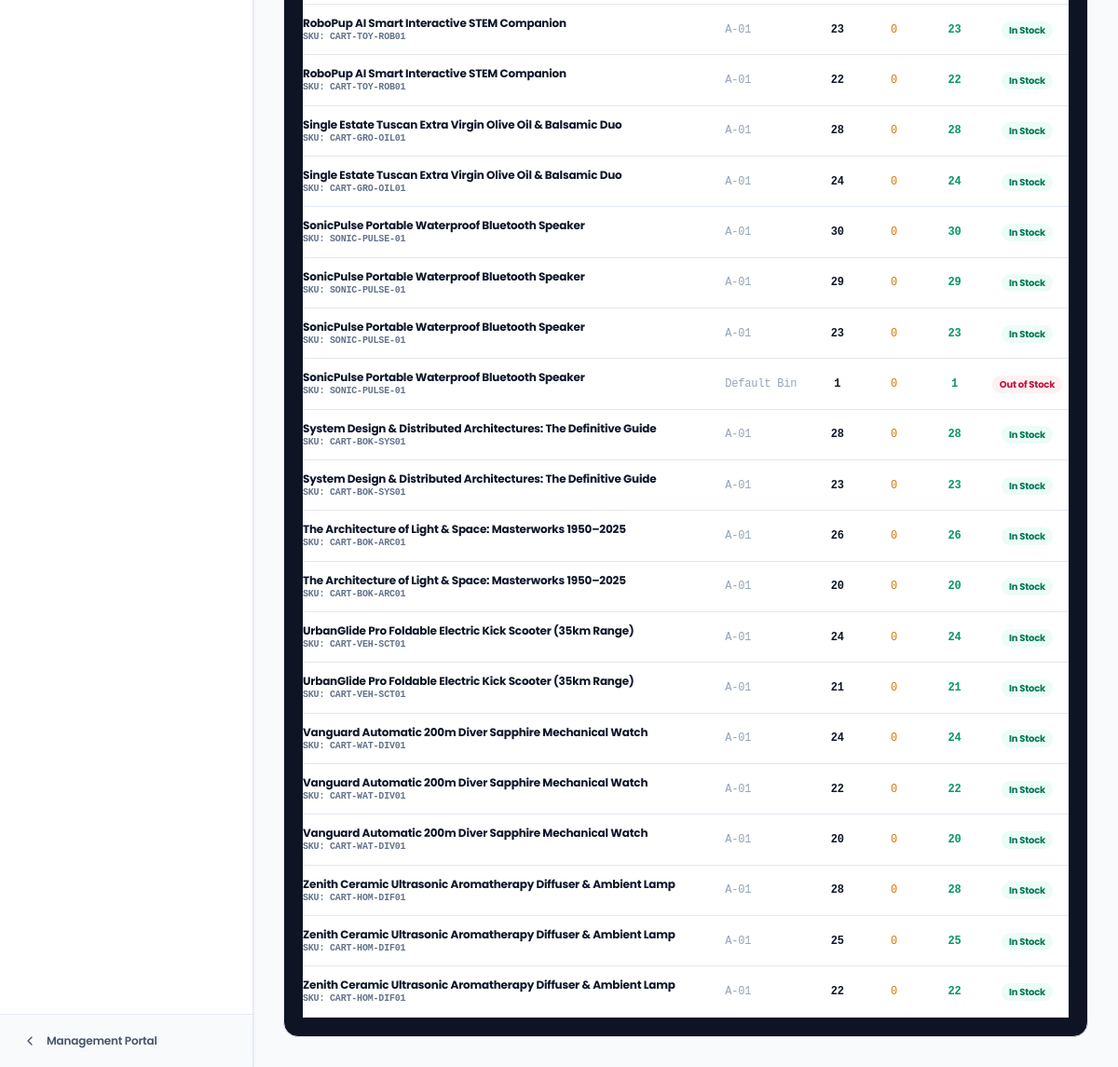
Page /inventory/warehouses/1/ (signed in, lower part) on the earlier database version.
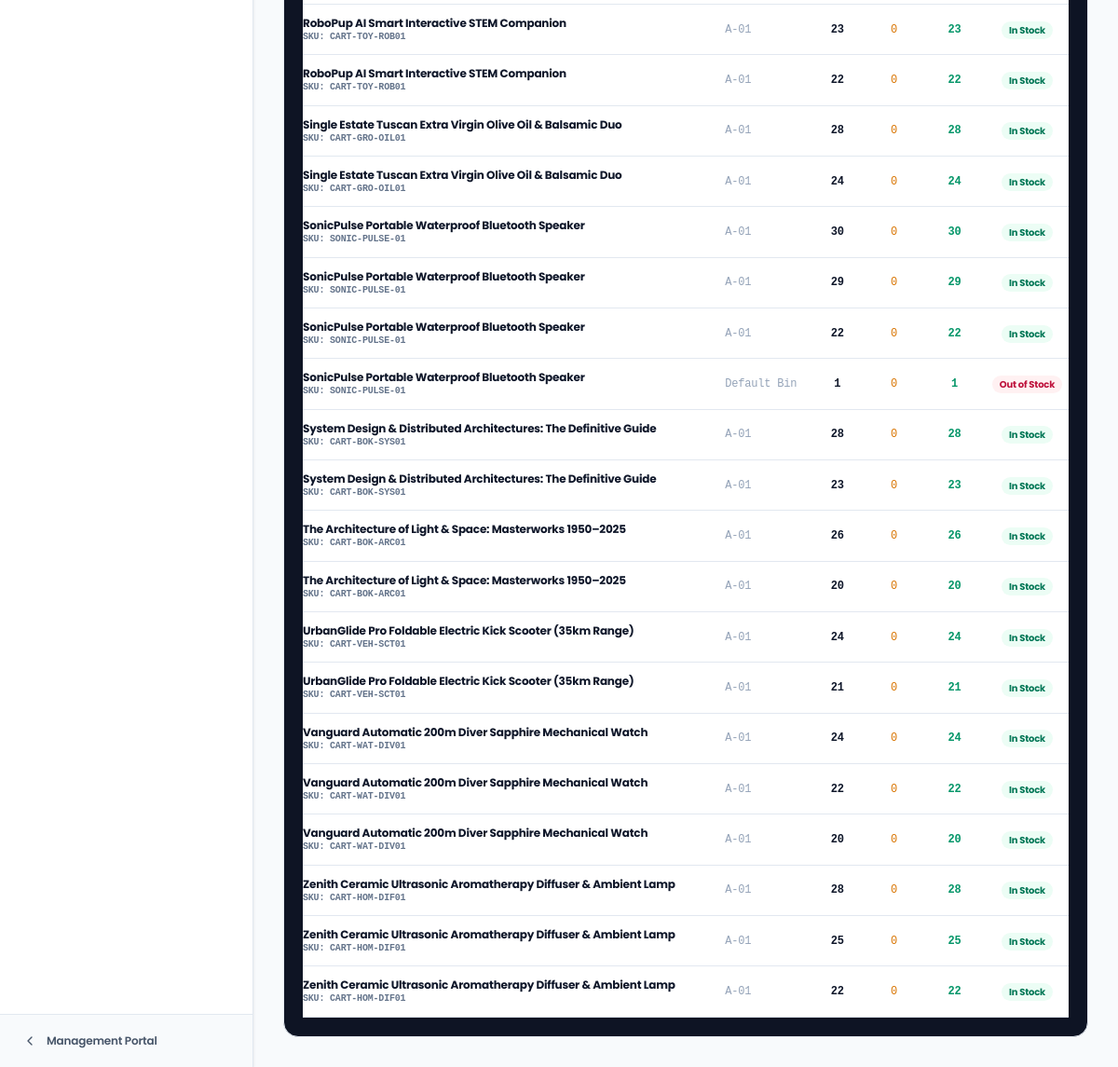
Same page on the later database version.
### apps/inventory/models.py (models this page shows, shortened)
class Stock(models.Model):
    STATUS_CHOICES = [
        ('IN_STOCK', 'In Stock'),
        ('LOW_STOCK', 'Low Stock'),
        ('OUT_OF_STOCK', 'Out of Stock'),
        ('OVERSTOCK', 'Overstock'),
    ]
    product = models.ForeignKey(
        'catalog.Product',
        on_delete=models.CASCADE,
        related_name='stock_records',
        help_text="Underlying Catalog Product"
    )
    variant = models.ForeignKey(
        'catalog.ProductVariant',
        on_delete=models.CASCADE,
        null=True,
        blank=True,
        related_name='stock_records',
        help_text="Optional specific variant combination"
    )
    warehouse = models.ForeignKey(
        Warehouse,
        on_delete=models.CASCADE,
        related_name='stock_records'
    )
    location = models.ForeignKey(
        Location,
        on_delete=models.SET_NULL,
        null=True,
        blank=True,
        related_name='stock_records'
    )
    on_hand_quantity = models.PositiveIntegerField(
        default=0,
        help_text="Physical count currently stored in warehouse"
    )
    reserved_quantity = models.PositiveIntegerField(
        default=0,
        help_text="Units promised to pending orders or checkout holds"
    )
    incoming_quantity = models.PositiveIntegerField(
        default=0,
        help_text="Units in transit from suppliers or transfer orders"
    )
    reorder_point = models.PositiveIntegerField(
        default=10,
        help_text="Threshold quantity to trigger LOW_STOCK status and replenishment alerts"
    )
    safety_stock = models.PositiveIntegerField(
        default=5,
        help_text="Buffer stock to prevent stockouts from demand spikes"
    )
    maximum_stock = models.PositiveIntegerField(
        default=1000,
        help_text="Maximum capacity threshold before flagging OVERSTOCK"
    )
    status = models.CharField(
        max_length=20,
        choices=STATUS_CHOICES,
        default='OUT_OF_STOCK',
        db_index=True
    )
    created_at = models.DateTimeField(auto_now_add=True)
    updated_at = models.DateTimeField(auto_now=True)
    class Meta:
        verbose_name = 'Stock Item'
        verbose_name_plural = 'Stock Records'
        ordering = ['warehouse', 'product', 'variant']
        constraints = [
            CheckConstraint(condition=Q(on_hand_quantity__gte=0), name='stock_on_hand_gte_0'),
            CheckConstraint(condition=Q(reserved_quantity__gte=0), name='stock_reserved_gte_0'),
            CheckConstraint(condition=Q(incoming_quantity__gte=0), name='stock_incoming_gte_0'),
            UniqueConstraint(fields=['product', 'variant', 'warehouse', 'location'], name='unique_stock_product_variant_location')
        ]
    @property
    def available_quantity(self) -> int:
        return max(0, self.on_hand_quantity - self.reserved_quantity)

class Location(models.Model):
    LOCATION_TYPE_CHOICES = [
        ('STORAGE', 'Storage Bin / Shelf'),
        ('RECEIVING', 'Receiving Dock'),
        ('PICKING', 'Fast-Pick Area'),
        ('DISPATCH', 'Outbound Dispatch'),
        ('DAMAGED', 'Damaged / Hold Bay'),
        ('DEFAULT', 'General Warehouse Area'),
    ]
    warehouse = models.ForeignKey(Warehouse, on_delete=models.CASCADE, related_name='locations')
    code = models.CharField(max_length=50, help_text="e.g. 'A-01', 'RACK-3B', 'DAMAGED'")
    name = models.CharField(max_length=100, blank=True, help_text="Optional human-readable label")
    location_type = models.CharField(max_length=20, choices=LOCATION_TYPE_CHOICES, default='STORAGE')
    is_active = models.BooleanField(default=True)
    created_at = models.DateTimeField(auto_now_add=True)
    updated_at = models.DateTimeField(auto_now=True)
    class Meta:
        verbose_name = 'Location'
        verbose_name_plural = 'Locations'
        ordering = ['warehouse', 'code']
        constraints = [
            UniqueConstraint(fields=['warehouse', 'code'], name='unique_warehouse_location_code')
        ]

### apps/catalog/models.py (models this page shows, shortened)
class Product(models.Model):
    STATUS_CHOICES = (
        ('DRAFT', 'Draft'),
        ('ACTIVE', 'Active'),
        ('ARCHIVED', 'Archived'),
    )
    VISIBILITY_CHOICES = (
        ('PUBLIC', 'Public'),
        ('HIDDEN', 'Hidden'),
    )
    PRODUCT_TYPE_CHOICES = (
        ('standard', 'Standard Product'),
        ('variable', 'Variable Product'),
    )
    title = models.CharField(max_length=255)
    slug = models.SlugField(max_length=280, unique=True, db_index=True)
    short_description = models.CharField(max_length=300, blank=True, default="")
    description = models.TextField(blank=True)
    category = models.ForeignKey(
        Category,
        on_delete=models.CASCADE,
        related_name='products'
    )
    brand = models.ForeignKey(
        Brand,
        on_delete=models.SET_NULL,
        null=True,
        blank=True,
        related_name='products'
    )
    product_type = models.CharField(max_length=50, choices=PRODUCT_TYPE_CHOICES, default='standard')
    base_price = models.DecimalField(max_digits=10, decimal_places=2)
    compare_at_price = models.DecimalField(
        max_digits=10,
        decimal_places=2,
        null=True,
        blank=True,
        help_text="Original price for strike-through discount display"
    )
    cost_price = models.DecimalField(
        max_digits=10,
        decimal_places=2,
        null=True,
        blank=True,
        help_text="Internal acquisition cost (staff only, never exposed to customers)"
    )
    sku = models.CharField(
        max_length=100,
        blank=True,
        null=True,
        unique=True,
        db_index=True,
        help_text="Primary SKU for standalone products without variants"
    )
    status = models.CharField(max_length=20, choices=STATUS_CHOICES, default='ACTIVE', db_index=True)
    visibility = models.CharField(max_length=20, choices=VISIBILITY_CHOICES, default='PUBLIC', db_index=True)
    rating = models.DecimalField(max_digits=3, decimal_places=2, default=5.0)
    review_count = models.PositiveIntegerField(default=0)
    badge_text = models.CharField(
        max_length=60,
        blank=True,
        help_text="e.g. 'Best Seller', '-20% Off', 'New In'"
    )
    is_featured = models.BooleanField(default=False, db_index=True)
    is_trending = models.BooleanField(default=False, db_index=True)
    is_active = models.BooleanField(default=True, db_index=True, help_text="Synchronized with status == ACTIVE")
    tags = models.ManyToManyField(ProductTag, blank=True, related_name='products')
    published_at = models.DateTimeField(null=True, blank=True)
    created_at = models.DateTimeField(auto_now_add=True)
    updated_at = models.DateTimeField(auto_now=True)
    class Meta:
        verbose_name = 'Product'
        verbose_name_plural = 'Products'
        ordering = ['-created_at']
    @property
    def name(self):
        """Alias for title to guarantee 100% interoperability across all apps."""
        return self.title
    @property
    def price(self):
        """Alias for base_price to guarantee interoperability across all apps."""
        return self.base_price

### apps/inventory/views.py (the view)
# urls.py: path('warehouses/<int:pk>/', views.warehouse_detail_view, name='warehouse_detail'),
def warehouse_detail_view(request, pk):
    if not _check_inventory_access(request):
        messages.error(request, "Access restricted.")
        return redirect('management:portal')
    context = _get_inventory_staff_context(request, active_tab='warehouses')
    warehouse = get_object_or_404(Warehouse, pk=pk)
    locations = warehouse.locations.all().order_by('code')
    stocks = warehouse.stock_records.select_related('product', 'location', 'variant').order_by('product__title')
    context.update({
        'warehouse': warehouse,
        'locations': locations,
        'stocks': stocks,
    })
    return render(request, 'inventory/manage/warehouse_detail.html', context)

### apps/cart/context_processors.py (called while the page is built)
def cart_context(request):
    try:
        summary = CartService.get_cart_summary(request)
        return {
            'cart_item_count': summary['total_items'],
            'cart_total_price': f"{summary['total']:.2f}",
        }
    except Exception:
        return {
            'cart_item_count': 0,
            'cart_total_price': "0.00",
        }

### apps/cart/services.py (called while the page is built)
    @property
    def unit_price(self) -> Decimal:
        if self.variant:
            return self.variant.effective_price
        return self.product.effective_price

    @property
    def subtotal(self) -> Decimal:
        return self.unit_price * self.quantity

    @classmethod
    def get_or_create_user_cart(cls, user) -> Cart:
        cart, _ = Cart.objects.get_or_create(user=user, status='ACTIVE')
        return cart

### apps/catalog/models.py (called while the page is built)
    @property
    def effective_price(self):
        return self.price if self.price is not None else self.product.base_price

### apps/inventory/views.py (called while the page is built, shortened)
def _check_inventory_access(request):
    if not request.user.is_authenticated:
        return False
    if request.user.is_superuser:
        return True

### templates/inventory/manage/warehouse_detail.html (shortened to what this page needs)
{% extends 'inventory/manage/inventory_base.html' %}
{% block content %}
<div class="space-y-6 max-w-7xl mx-auto">
    <div class="p-5 rounded-2xl bg-[#0e1424] border border-slate-800/80">
        <div class="overflow-x-auto">
            <table class="w-full text-left text-xs">
                <tbody class="divide-y divide-slate-800/60 font-medium">
                    {% for s in stocks %}
                    <tr class="hover:bg-slate-900/40 transition-colors">
                        <td class="py-3 font-bold text-white max-w-sm">
                            <a href="{% url 'catalog:product_detail' s.product.slug %}" target="_blank" class="hover:text-emerald-400">
                                {{ s.product.title }}
                            </a>
                            <div class="text-[10px] text-slate-400 font-mono">SKU: {{ s.product.sku|default:"N/A" }}</div>
                        </td>
                        <td class="py-3 font-mono text-slate-300">{{ s.location.code|default:"Default Bin" }}</td>
                        <td class="py-3 text-center font-mono font-bold text-white">{{ s.on_hand_quantity }}</td>
                        <td class="py-3 text-center font-mono text-amber-400">{{ s.reserved_quantity }}</td>
                        <td class="py-3 text-center font-mono font-bold text-emerald-400">{{ s.available_quantity }}</td>
                        <td class="py-3 text-center">
                            <span class="px-2 py-0.5 rounded-full text-[10px] font-bold {% if s.status == 'IN_STOCK' %}bg-emerald-500/10 text-emerald-300{% elif s.status == 'LOW_STOCK' %}bg-amber-500/10 text-amber-300{% else %}bg-rose-500/10 text-rose-300{% endif %}">
                                {{ s.get_status_display }}
                            </span>
                        </td>
                    </tr>
                    {% empty %}
                    <tr>
                        <td colspan="6" class="py-6 text-center text-slate-400">No stock records currently at this facility.</td>
                    </tr>
                    {% endfor %}
                </tbody>
            </table>
        </div>
    </div>
</div>
{% endblock %}

Differences in the rows shown:
changed Stock (number 7 of 20 on the later page): on_hand_quantity "23" → "22"; available_quantity "23" → "22"
